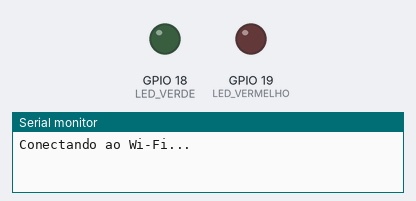
Recording of a sketch running on a simulated ESP32. Parts: output pins drawn as LEDs (lit = HIGH), the last lines printed to the serial monitor. WiFi joins after 1.5 s; servers stay silent unless stated.

Above: at 0.1 s.
At 1.8 s:
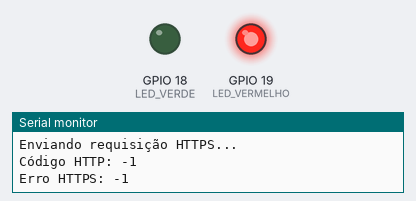
Timing chart, 0 to 3.3 s (numbered marks = the images above):
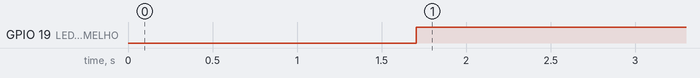

Measured:
- by itself, GPIO 19 (LED_VERMELHO): LOW → HIGH at 1.7 s

The sketch:

sketch.ino
```cpp
#include <WiFi.h>
#include <HTTPClient.h>
#include <WiFiClientSecure.h>

#define LED_VERMELHO 19
#define LED_VERDE 18

const char* ssid = "Iphone de Kauan";
const char* password = "kauanteste*";

const char* serverName = "https://jsonplaceholder.typicode.com/todos/1";

void setup() {
  Serial.begin(115200);

  pinMode(LED_VERMELHO, OUTPUT);
  pinMode(LED_VERDE, OUTPUT);

  digitalWrite(LED_VERMELHO, LOW);
  digitalWrite(LED_VERDE, LOW);

  Serial.println("Conectando ao Wi-Fi...");

  WiFi.begin(ssid, password);

  while (WiFi.status() != WL_CONNECTED) {
    delay(500);
    Serial.print(".");
  }

  Serial.println();
  Serial.println("Wi-Fi conectado!");
  Serial.print("IP: ");
  Serial.println(WiFi.localIP());
}

void loop() {

  if (WiFi.status() != WL_CONNECTED) {
    Serial.println("Wi-Fi desconectado!");

    digitalWrite(LED_VERMELHO, HIGH);
    digitalWrite(LED_VERDE, LOW);

    WiFi.begin(ssid, password);

    delay(5000);
    return;
  }

  WiFiClientSecure client;
  client.setInsecure();

  HTTPClient https;

  Serial.println("Enviando requisição HTTPS...");

  if (https.begin(client, serverName)) {

    int httpCode = https.GET();

    Serial.print("Código HTTP: ");
    Serial.println(httpCode);

    if (httpCode > 0) {

      String payload = https.getString();

      Serial.println("Resposta:");
      Serial.println(payload);

      if (httpCode == HTTP_CODE_OK) {
        digitalWrite(LED_VERDE, HIGH);
        digitalWrite(LED_VERMELHO, LOW);
      } else {
        digitalWrite(LED_VERMELHO, HIGH);
        digitalWrite(LED_VERDE, LOW);
      }

    } else {
      Serial.print("Erro HTTPS: ");
      Serial.println(httpCode);

      digitalWrite(LED_VERMELHO, HIGH);
      digitalWrite(LED_VERDE, LOW);
    }

    https.end();

  } else {
    Serial.println("Falha ao iniciar conexão HTTPS.");

    digitalWrite(LED_VERMELHO, HIGH);
    digitalWrite(LED_VERDE, LOW);
  }

  delay(15000);
}
```
